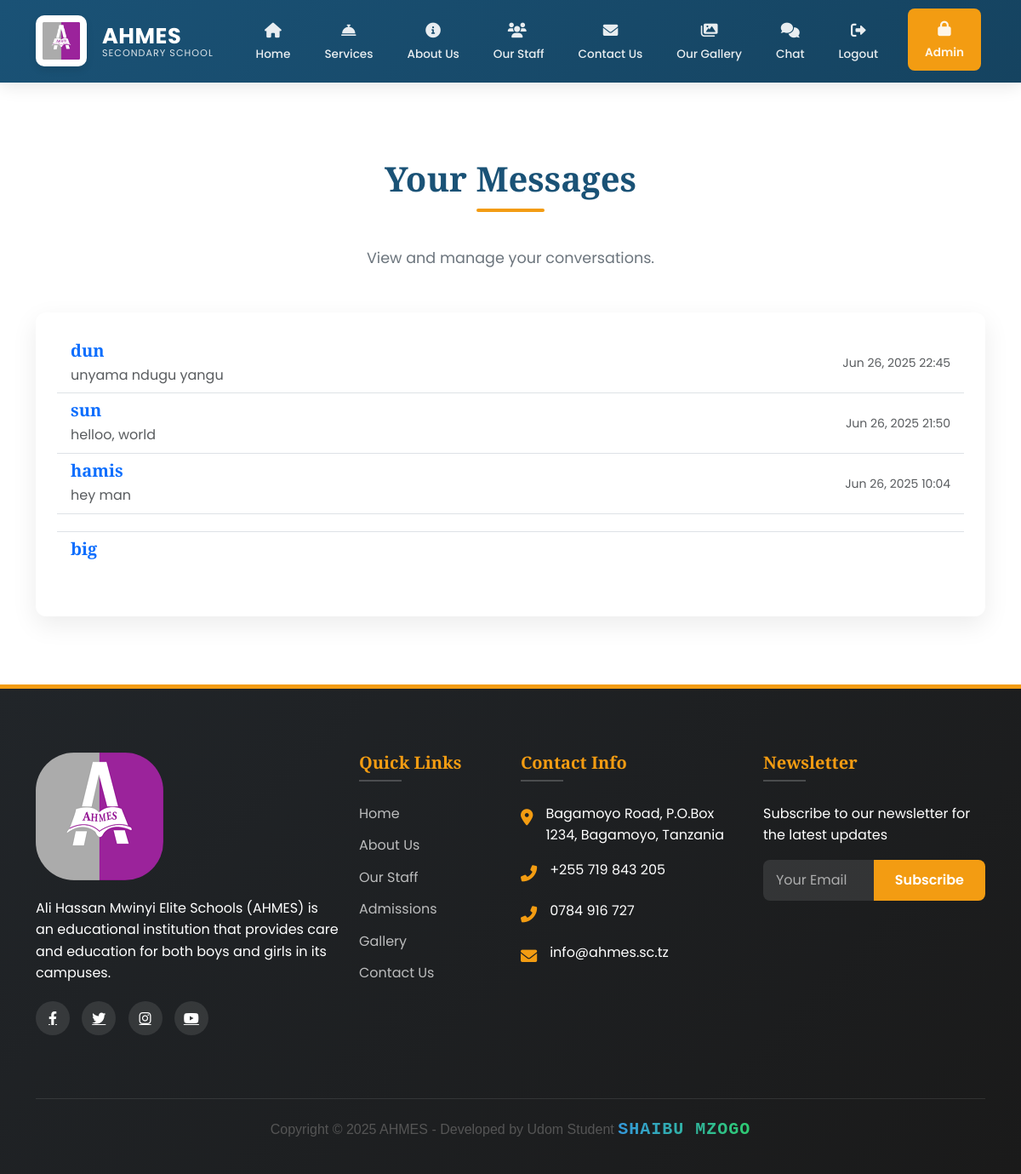
Before: /inbox/ (signed in) with the older database file.
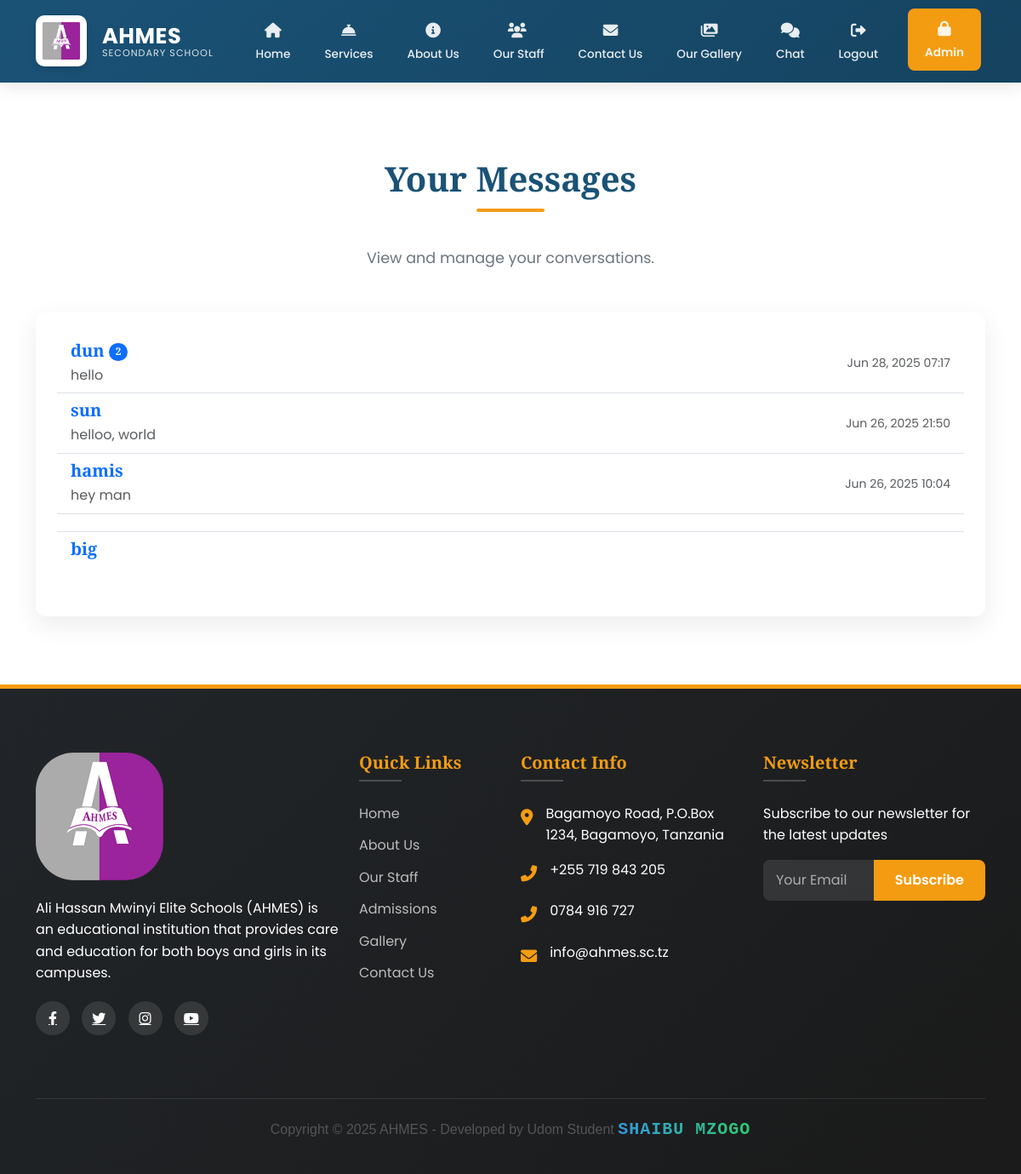
After: the same page with the newer database file.
### main/models.py (models this page shows, shortened)
class Conversation(models.Model):
    participants = models.ManyToManyField(User, related_name='conversations')
    created_at = models.DateTimeField(auto_now_add=True)
    updated_at = models.DateTimeField(auto_now=True)
    class Meta:
        ordering = ['-updated_at']

class Message(models.Model):
    conversation = models.ForeignKey(Conversation, on_delete=models.CASCADE, related_name='messages')
    sender = models.ForeignKey(User, on_delete=models.CASCADE)
    content = models.TextField()
    timestamp = models.DateTimeField(auto_now_add=True)
    is_read = models.BooleanField(default=False)
    read_at = models.DateTimeField(null=True, blank=True)
    class Meta:
        ordering = ['timestamp']

class User(AbstractUser):
    is_admin = models.BooleanField(default=False)
    is_staff_member = models.BooleanField(default=False)
    groups = models.ManyToManyField(
        Group,
        verbose_name=_('groups'),
        blank=True,
        help_text=_(
            'The groups this user belongs to. A user will get all permissions '
            'granted to each of their groups.'
        ),
        related_name="custom_user_set",
        related_query_name="user",
    )
    user_permissions = models.ManyToManyField(
        Permission,
        verbose_name=_('user permissions'),
        blank=True,
        help_text=_('Specific permissions for this user.'),
        related_name="custom_user_set",
        related_query_name="user",
    )
    class Meta:
        swappable = 'AUTH_USER_MODEL'
        db_table = 'auth_user'

### main/views.py (the view)
# urls.py: path('inbox/', inbox, name='inbox'),
@login_required
def inbox(request):
    conversations = Conversation.objects.filter(
        participants=request.user
    ).prefetch_related(
        'participants',
        'messages',
        'messages__sender'
    ).annotate(
        last_message_time=Max('messages__timestamp')
    ).order_by('-last_message_time')
    conversations_with_other = []
    for conversation in conversations:
        other_user = conversation.participants.exclude(id=request.user.id).first()
        last_message = conversation.messages.order_by('-timestamp').first()
        unread_count = conversation.messages.filter(
            is_read=False
        ).exclude(
            sender=request.user
        ).count()
        conversations_with_other.append({
            'conversation': conversation,
            'other_user': other_user,
            'last_message': last_message,
            'unread_count': unread_count
        })
    return render(request, 'chat/inbox.html', {
        'conversations_with_other': conversations_with_other
    })

### main/context_processors.py (called while the page is built)
def admin_counts(request):
    if request.user.is_authenticated and request.user.is_admin:
        return {
            'pending_comments': Comment.objects.filter(is_approved=False).count(),
            'gallery_count': Gallery.objects.count(),
        }
    return {}

### main/templates/chat/inbox.html (shortened to what this page needs)
{% extends 'main/base.html' %}
{% block content %}
<section class="section">
  <div class="container">
    <h2 class="section-title">Your Messages</h2>
    <p class="section-subtitle">View and manage your conversations.</p>
    <div class="row">
      <div class="col-12">
        <div class="card" data-aos="fade-up">
          <div class="card-body">
            <div id="conversationsList">
              {% if conversations_with_other %}
                <ul class="list-group list-group-flush" id="conversationsContainer">
                  {% for item in conversations_with_other %}
                    <li class="list-group-item conversation-item" data-conversation-id="{{ item.conversation.id }}">
                      <a href="{% url 'chat' item.conversation.id %}" class="text-decoration-none">
                        <div class="d-flex justify-content-between align-items-center">
                          <div>
                            <h5 class="mb-1">
                              {{ item.other_user.username }}
                              {% if item.unread_count > 0 %}
                                <span class="badge bg-primary rounded-pill unread-count">{{ item.unread_count }}</span>
                              {% endif %}
                            </h5>
                            {% if item.last_message %}
                              <p class="mb-0 text-muted last-message">
                                {{ item.last_message.content|truncatechars:50 }}
                              </p>
                            {% endif %}
                          </div>
                          <div class="text-end">
                            {% if item.last_message %}
                              <small class="text-muted d-block message-time">
                                {{ item.last_message.timestamp|date:"M d, Y H:i" }}
                              </small>
                            {% endif %}
                          </div>
                        </div>
                      </a>
                    </li>
                  {% endfor %}
                </ul>
              {% else %}
                <p class="text-center text-muted">No conversations yet. Start a new conversation!</p>
              {% endif %}
            </div>
          </div>
        </div>
      </div>
    </div>
  </div>
</section>
{% endblock %}
{% block extra_js %}
<link rel="stylesheet" href="https://cdnjs.cloudflare.com/ajax/libs/font-awesome/6.0.0/css/all.min.css">
{% endblock %}

Changed rows visible on the page:
changed Conversation "dun": unread_count (not shown) → "2"; last_message.content "unyama ndugu yangu" → "hello"; last_message.timestamp "Jun 26, 2025 22:45" → "Jun 28, 2025 07:17"
